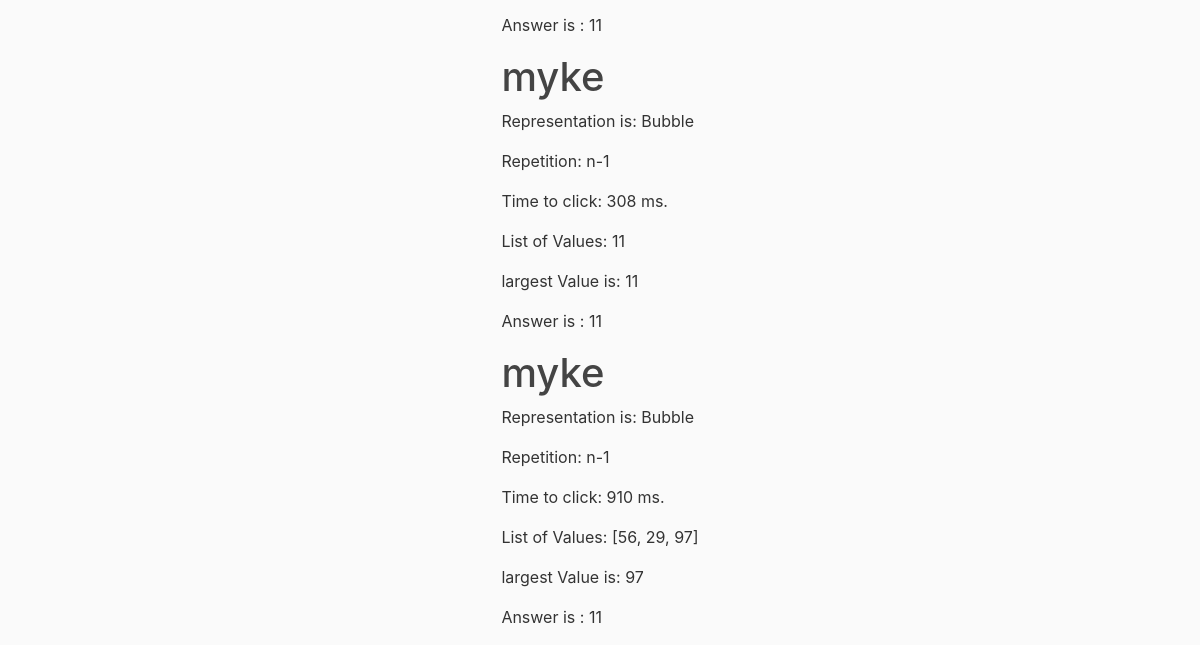
The app's page /about (lower part), older data.
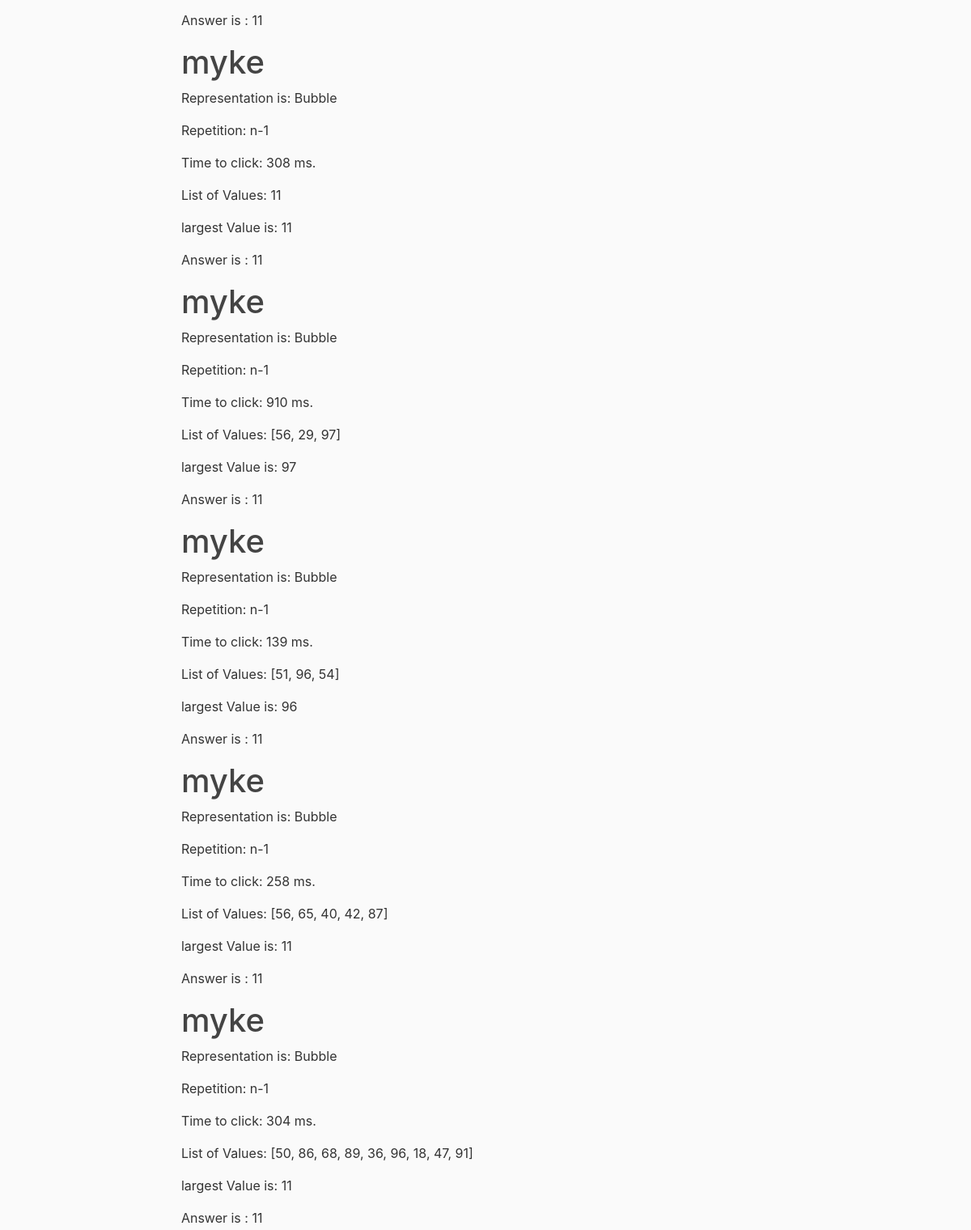
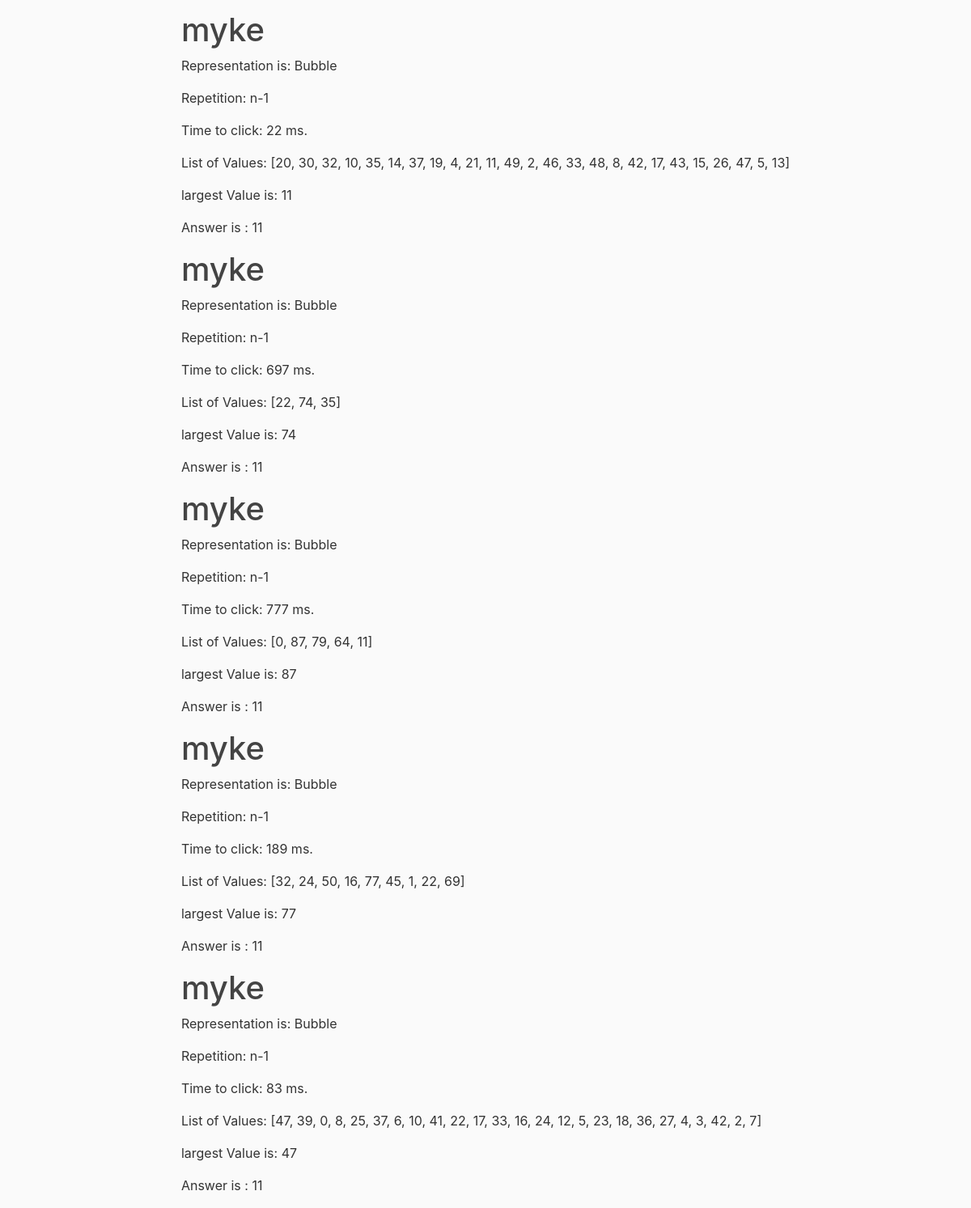
The same page, newer data (2 pictures, top to bottom).
### patterns/models.py (models this page shows, shortened)
class Post(models.Model):
    uniqueID        = models.AutoField(blank=True, primary_key=True)
    participantID   = models.ForeignKey(User, on_delete=models.CASCADE)
    representation  = models.CharField(max_length=100)
    numberofvalues  = models.CharField(max_length=100, default="Default value for numofval")
    repetition      = models.CharField(max_length=100, blank=True, null=True)
    values          = models.CharField(max_length=100, blank=True, null=True)
    correctanswer   = models.IntegerField(blank=True, null=True)
    answer          = models.IntegerField(blank=True, null=True)
    time            = models.IntegerField(blank=True, null=True)
    title = models.CharField(max_length=100)
    content = models.TextField()

### patterns/views.py (the view)
def about(request):
    if request.GET.get('Button') == 'Button':
        print('user clicked summary')
    context = {
        'posts': Post.objects.all()
    }
    return render(request, 'patterns/about.html', context)

### patterns/templates/patterns/about.html
{% extends "patterns/base.html" %}
{% block content %}
    {%  for post in posts %}
        <h1> {{ post.participantID }}</h1>
        <p> Representation is: {{ post.representation }}</p>
        <p> Repetition: n-{{ post.repetition }}</p>
        <p> Time to click: {{ post.time }} ms.</p>
        <p> List of Values: {{ post.values }}</p>
        <p> largest Value is: {{ post.correctanswer }}</p>
        <p> Answer is : {{ post.answer }}</p>
    {% endfor %}
{% endblock content %}

Row changes from the older to the newer data that the page shows:
added Post: participantID "myke", representation "Bubble", repetition "1", time "139", values "[51, 96, 54]", correctanswer "96", answer "11"
added Post: participantID "myke", representation "Bubble", repetition "1", time "258", values "[56, 65, 40, 42, 87]", correctanswer "11", answer "11"
added Post: participantID "myke", representation "Bubble", repetition "1", time "304", values "[50, 86, 68, 89, 36, 96, 18, 47, 91]", correctanswer "11", answer "11"
added Post: participantID "myke", representation "Bubble", repetition "1", time "22", values "[20, 30, 32, 10, 35, 14, 37, 19, 4, 21, 11, 49, 2, 46, 33, 48, 8, 42, 17, 43, 15, 26, 47, 5, 13]", correctanswer "11", answer "11"
added Post: participantID "myke", representation "Bubble", repetition "1", time "697", values "[22, 74, 35]", correctanswer "74", answer "11"
added Post: participantID "myke", representation "Bubble", repetition "1", time "777", values "[0, 87, 79, 64, 11]", correctanswer "87", answer "11"
added Post: participantID "myke", representation "Bubble", repetition "1", time "189", values "[32, 24, 50, 16, 77, 45, 1, 22, 69]", correctanswer "77", answer "11"
added Post: participantID "myke", representation "Bubble", repetition "1", time "83", values "[47, 39, 0, 8, 25, 37, 6, 10, 41, 22, 17, 33, 16, 24, 12, 5, 23, 18, 36, 27, 4, 3, 42, 2, 7]", correctanswer "47", answer "11"
